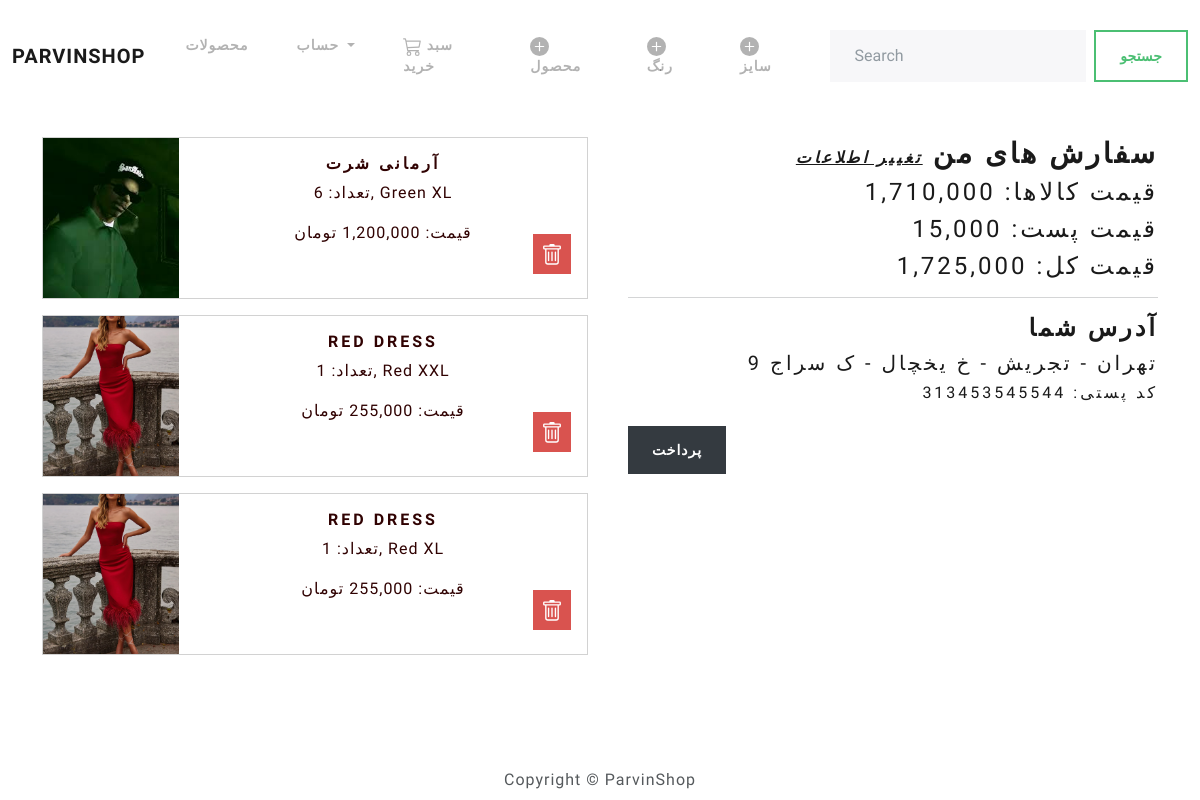
The page /user/card/ (signed in) on the database as committed earlier.
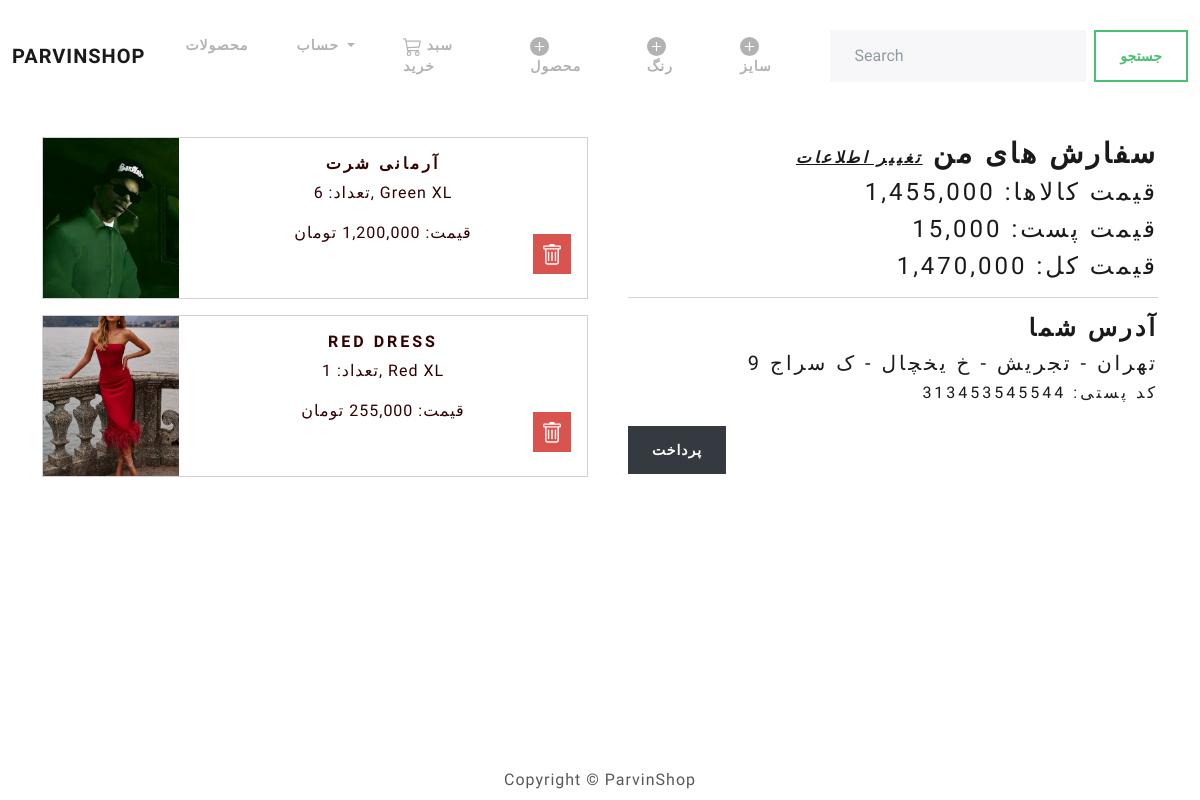
The same page on the database as committed later.
### users/models.py (models this page shows, shortened)
class OrderItem(models.Model):
    product = models.ForeignKey(Product, on_delete=models.SET_NULL, null=True)
    order = models.ForeignKey(Order, on_delete=models.SET_NULL, null=True) # why not no_delete = CASCADE
    name = models.CharField(max_length=200, null=True, blank=True)
    qty = models.IntegerField(null=True, blank=True, default=0)
    price = models.IntegerField()
    details = models.TextField(null=True)
    image = models.CharField(max_length=200, null=True, blank=True)
    id = models.UUIDField(default=uuid.uuid4, unique=True,
                        primary_key=True, editable=False)

class Order(models.Model):
    user = models.ForeignKey(User, on_delete=models.SET_NULL, null=True)
    paymentMethod = models.CharField(max_length=200, null=True, blank=True) # default = online
    shippingPrice = models.IntegerField(null=True, blank=True, default=15000)
    totalPrice = models.IntegerField(null=True, blank=True, default=0)
    isPaid = models.BooleanField(default=False)
    paidAt = models.DateTimeField(auto_now_add=False, null=True, blank=True)
    isDelivered = models.BooleanField(default=False)
    deliveredAt = models.DateTimeField(auto_now_add=False, null=True, blank=True)
    createdAt = models.DateTimeField(auto_now_add=True)
    id = models.UUIDField(default=uuid.uuid4, unique=True,
                        primary_key=True, editable=False)
    class Meta:
        ordering = ['-createdAt']

class UserAddress(models.Model):
    user = models.OneToOneField(User, on_delete=models.CASCADE)
    city = models.CharField(max_length=250)
    address = models.CharField(max_length=300)
    phone = models.CharField(max_length=200, null=True)
    receiver = models.CharField(max_length=200, null=True)
    postalcode = models.CharField(max_length=200)
    id = models.UUIDField(default=uuid.uuid4, unique=True,
                    primary_key=True, editable=False)

### users/views.py (the view)
# urls.py: path('card/', views.card, name='card'),
def card(request):
    order, orderitems = getOrder(request)
    address = request.user.useraddress
    if request.method == "POST":
        item = OrderItem.objects.get(id=request.POST.get('itemid'))
        order.totalPrice -= item.price
        item.delete()
        order.save()
    totalprice = order.totalPrice + order.shippingPrice
    context = {'order': order, 'orderitems': orderitems,
     'address': address, 'totalprice': totalprice}
    return render(request, 'users/card.html', context)

### users/utils.py (called while the page is built)
def getOrder(request):
    try:
        order = request.user.order_set.all()[0]
        if order.isPaid:
            raise Exception()
    except:
        order = Order.objects.create(user=request.user)
    if order:
        orderitems = order.orderitem_set.all()
    else:
        orderitems = None
    return order, orderitems

### users/templates/users/card.html (shortened to what this page needs)
{% extends 'main.html' %}
{% load humanize %}
{% block content %}
<div class="container mt-4">
    <div class="row">
        <div class="col-lg-6">
          {% if orderitems %}
            {% for item in orderitems %}
            {% if item.product %}
            <a href="{% url 'product' item.product.id %}" style="text-decoration:none; color: #300202;">
            {% endif %}
            <div class="card mb-3" style="max-width: 800px;">
                <div class="row g-0">
                  <div class="col-md-3">
                    <img src="{{item.image}}" class="img-fluid" style="height: 10rem; object-fit: cover; width: 100%;" alt="...">
                  </div>
                  <div class="col-md-9">
                    <div class="card-body">
                      <h5 class="card-title text-center">{{item.name|truncatewords:7}}</h5>
                      <p class="card-text text-center">تعداد: {{item.qty}},  {{item.details}}</p>
                         <p class="card-text text-center">قیمت: {{item.price|intcomma}} تومان </p>
                         <form action="" method="POST">
                           <button type="submit" class="btn btn-danger btn-lg position-absolute top-50 end-0 m-3 p-2" name="itemid" value="{{item.id}}">
                           </button>
                          </form>
                      </div>
                  </div>
                </div>
              </div>
            </a>
            {% endfor %}
            {% else %}
              <h3 class="text-center">محصولی سفارش داد نشده</h3>
            {% endif %}
        </div>
        <div class="col ms-3">
          {% if order %}
            <h2 class="text-end"> سفارش های من  <a href="{% url 'account' %}" class="fst-italic mt-3 fs-5">تغییر اطلاعات</a></h2>
            <h3 class="text-end fw-normal">قیمت کالاها: {{order.totalPrice|intcomma}}</h3>
            <h3 class="text-end fw-normal">قیمت پست: {{order.shippingPrice|intcomma}}</h3>
            <h3 class="text-end fw-normal">قیمت کل: {{totalprice|intcomma}}</h3>
          {% else %}
           <h3>محصولی سفارش داد نشده</h3>
          {% endif %}
            <hr>
            <h3 class="text-end">آدرس شما</h3>
            <h4 class="text-end fw-normal">{{address.city}} - {{address.address}}</h4>
            <h5 class="text-end fw-normal">کد پستی: {{address.postalcode}}</h5>
            <a href="" class="btn btn-dark mt-3">پرداخت</a>
        </div>
    </div>
</div>
{% endblock %}

### templates/main.html (shortened to what this page needs)
{% load static %}
<!doctype html>
<html lang="en">
  <head>
    <link rel="stylesheet" href="{% static 'css/bootstrapLux.min.css' %}" />
    <link rel="stylesheet" href="{% static 'styles/app.css' %}" />
  </head>
  <body class="d-flex flex-column min-vh-100">
    {% include 'navbar.html' %}
    {% block content %}{% endblock %}
      <footer class="mt-auto text-center m-2">Copyright &copy; ParvinShop</footer>
  </body>
</html>

### templates/navbar.html (shortened to what this page needs)
<nav class="navbar navbar-expand-lg  {% if store %} navbar-dark fixed-top {% endif %}">
    <div class="container-fluid">
      <a class="navbar-brand" href="{% url 'home' %}">ParvinShop</a>
      <div class="collapse navbar-collapse" id="navbarSupportedContent">
        <ul class="navbar-nav me-auto mb-2 mb-lg-0">
          <li class="nav-item"><a class="nav-link" href="{% url 'products' %}">محصولات</a></li>
          {% if request.user.is_authenticated %}
          <li class="nav-item dropdown">
            <a class="nav-link dropdown-toggle" href="{% url 'account' %}" role="button" data-bs-toggle="dropdown" aria-expanded="false">
              حساب
            </a>
          </li>
          <li class="nav-item"><a class="nav-link" href="{% url 'card' %}">
             سبد خرید</a></li>
          {% endif %}
          {% if request.user.is_staff %}
          <li class="nav-item"><a class="nav-link" href="{% url 'addproduct' %}?next={{request.path}}">
            <svg xmlns="http://www.w3.org/2000/svg" width="19" height="19" fill="currentColor" class="bi bi-plus-circle-fill" viewBox="0 0 16 16">
              <path d="M16 8A8 8 0 1 1 0 8a8 8 0 0 1 16 0zM8.5 4.5a.5.5 0 0 0-1 0v3h-3a.5.5 0 0 0 0 1h3v3a.5.5 0 0 0 1 0v-3h3a.5.5 0 0 0 0-1h-3v-3z"/>
            </svg> محصول</a></li>
          <li class="nav-item"><a class="nav-link" href="{% url 'addcolor' %}?next={{request.path}}">
            <svg xmlns="http://www.w3.org/2000/svg" width="19" height="19" fill="currentColor" class="bi bi-plus-circle-fill" viewBox="0 0 16 16">
              <path d="M16 8A8 8 0 1 1 0 8a8 8 0 0 1 16 0zM8.5 4.5a.5.5 0 0 0-1 0v3h-3a.5.5 0 0 0 0 1h3v3a.5.5 0 0 0 1 0v-3h3a.5.5 0 0 0 0-1h-3v-3z"/>
            </svg> رنگ</a></li>
          <li class="nav-item"><a class="nav-link" href="{% url 'addsize' %}?next={{request.path}}">
            <svg xmlns="http://www.w3.org/2000/svg" width="19" height="19" fill="currentColor" class="bi bi-plus-circle-fill" viewBox="0 0 16 16">
              <path d="M16 8A8 8 0 1 1 0 8a8 8 0 0 1 16 0zM8.5 4.5a.5.5 0 0 0-1 0v3h-3a.5.5 0 0 0 0 1h3v3a.5.5 0 0 0 1 0v-3h3a.5.5 0 0 0 0-1h-3v-3z"/>
            </svg> سایز</a></li>
          {% endif %}
        </ul>
        <form class="d-flex" role="search" action="{% url 'products' %}">
          <input class="form-control me-2" type="search" placeholder="Search" aria-label="Search" name="search_query" value="{{search_query}}">
          <button class="btn btn-outline-success" type="submit">جستجو</button>
        </form>
      </div>
    </div>
  </nav>

Rows that differ between the two databases and show on the page:
removed OrderItem: image (picture), name "RED DRESS", qty "1", details "Red XXL"
changed Order: totalPrice "1,710,000" → "1,455,000"
Other text that changed with them:
{{ totalprice|intcomma }}: "1,725,000" → "1,470,000"
